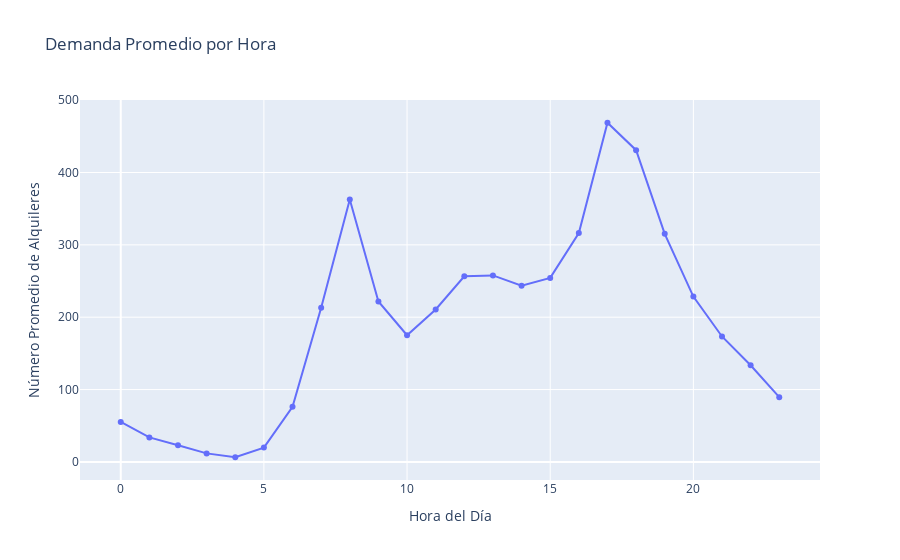

The notebook cell saved with this chart:
### Markdown cell above
### Hacer queries

### Code cell
import plotly.express as px

# Query 1: Demanda promedio por hora en SQL
query1 = '''
SELECT EXTRACT(HOUR FROM datetime) AS hour, AVG("count") AS avg_count
FROM bike_sharing
GROUP BY hour
ORDER BY hour;
'''
df_query1 = pd.read_sql(query1, engine)  
# print(f"Demanda promedio por hora:\n{df_query1}")

fig = px.line(df_query1, x='hour', y='avg_count',
              title='Demanda Promedio por Hora',
              labels={'hour': 'Hora del Día', 'avg_count': 'Número Promedio de Alquileres'},
              markers=True)
fig.show()

### Figure 1 — Plotly figure (JSON) as saved in the notebook; plotly's stock layout.template omitted (floating-point values rounded to 4 significant figures)
{"data": [{"hovertemplate": "Hora del Día=%{x}<br>Número Promedio de Alquileres=%{y}<extra></extra>", "legendgroup": "", "line": {"color": "#636efa", "dash": "solid"}, "marker": {"symbol": "circle"}, "mode": "lines+markers", "name": "", "orientation": "v", "showlegend": false, "type": "scatter", "x": [0, 1, 2, 3, 4, 5, 6, 7, 8, 9, 10, 11, 12, 13, 14, 15, 16, 17, 18, 19, 20, 21, 22, 23], "xaxis": "x", "y": [55.14, 33.86, 22.9, 11.76, 6.407, 19.77, 76.26, 213.1, 362.8, 221.8, 175.1, 210.7, 256.5, 257.8, 243.4, 254.3, 316.4, 468.8, 430.9, 315.3, 228.5, 173.4, 133.6, 89.51], "yaxis": "y"}], "layout": {"legend": {"tracegroupgap": 0}, "title": {"text": "Demanda Promedio por Hora"}, "xaxis": {"anchor": "y", "domain": [0, 1], "title": {"text": "Hora del Día"}}, "yaxis": {"anchor": "x", "domain": [0, 1], "title": {"text": "Número Promedio de Alquileres"}}}}
